Frame 1 (no input): blank canvas, image omitted
Frame 60 (no input): blank canvas, image omitted
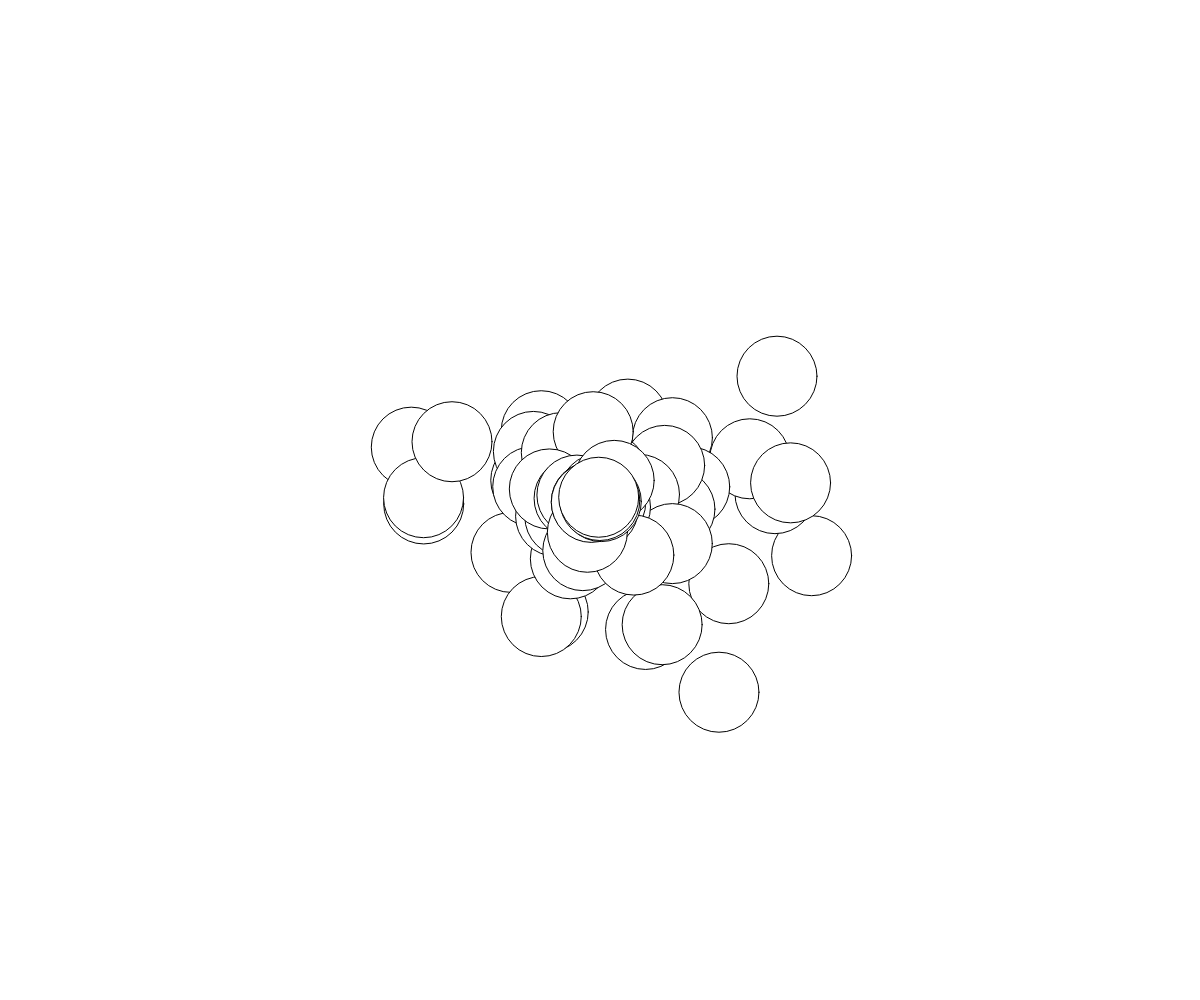
Frame 120 (the mouse pressed at the canvas centre since frame 60)

The p5.js sketch whose frames 1 and 60 were blank and that drew this single picture after the mouse press (run headless with seeded random() and noise() and a simulated clock; from frame 60 on, the mouse is pressed at the canvas centre):

// p5.js sketch
// ── sketch.js
const config = {
  damping: 0.3,   // Walls only
  maxBalls: 1000,
  maxSpeed: 5,
  enableGravity: false,
  gravity: [0, 1],
  enableCollision: false,
  spawnOnHold: true,
  spawnMode: 'randomDir',   // randomAcc, randomDir, popUp
};

const balls = [];
const ui = [];

function setup() {
  createCanvas(windowWidth, windowHeight);
}

function draw() {

  resizeCanvas(windowWidth, windowHeight);

  clear();

  balls.forEach( (ball, i) => {
    if (config.enableCollision) {
      ball.checkBallCollision(balls.slice(+i + 1));
    }
    ball.updatePhys();
    ball.draw();
  });

  if (config.spawnOnHold && mouseIsPressed) {
    balls.push(new Ball(createVector(mouseX, mouseY)));
  }

  while (balls.length > config.maxBalls) {
    balls.shift();
  }

}

function mousePressed() {
  balls.push(new Ball(createVector(mouseX, mouseY)));
}

// ── ball.js
class Ball {

  grav = [0, 1];
  initialVel = 15;
  radius = 40;
  mass = 40;

  constructor(pos) {
    this.pos = pos;

    switch(config.spawnMode) {
      case 'randomAcc':
        this.vel = createVector(0, 0);
        this.acc = p5.Vector.random2D();
        break;
      case 'randomDir':
        this.vel = p5.Vector.random2D().mult(random(0.1, config.maxSpeed));
        this.acc = createVector(0, 0);
        break;
      case 'popUp':
          this.vel = createVector( this.initialVel * (0.5 - Math.random()), -this.initialVel );
          this.acc = createVector(0, 0);
          break;
    }

  }

  draw() {
    fill(255);
    circle(this.pos.x, this.pos.y, 2 * this.radius);
  }

  updatePhys() {
    if (config.enableGravity) {
      this.vel.add(config.gravity);
    }
    this.vel.add(this.acc);
    this.pos.add(this.vel);
    this.checkWallCollision();
  }

  checkWallCollision() {
    if ( (this.pos.x - this.radius < 0 && this.vel.x < 0) || (this.pos.x + this.radius > width && this.vel.x > 0) ) {
      this.vel.x *= -1;
      // this.vel.x -= this.vel.x * config.damping;
    }
    if ( (this.pos.y - this.radius < 0 && this.vel.y < 0) || (this.pos.y + this.radius > height && this.vel.y > 0) ) {
      this.vel.y *= -1;
      // this.vel.y -= this.vel.y * config.damping;
    }
  }

  collide(partner) {
    const u1 = this.vel;
    const u2 = partner.vel;
    const m1 = this.mass;
    const m2 = partner.mass;
    this.vel = ( p5.Vector.mult(u1, (m1 - m2)).add(p5.Vector.mult(u2, 2 * m2)) ).div(m1 + m2);
    partner.vel = ( p5.Vector.mult(u2, (m2 - m1)).add(p5.Vector.mult(u1, 2 * m1)) ).div(m1 + m2);
  }

  checkBallCollision(partners) {
    partners.forEach( partner => {
      if (this.pos.dist(partner.pos) < this.radius + partner.radius) {
        this.collide(partner);
      }
    });
  }
}
// ── ui.js
// ----------------------- UI Element Classes -----------------------
class UiElement {
  constructor(variableName) {
    this.variableName = variableName;
    this.index = ui.length + 1;
  }

  hide() {
    this.element.hide();
  }

  show() {
    this.element.show();
  }

  drawCaption(caption) {
    noStroke();
    fill(config.uiColour);
    text(caption, this.captionPosition.x, this.captionPosition.y);
  }
}


class Slider extends UiElement {
  constructor(variableName, minVal, maxVal, step = 1) {
    super(variableName);
    this.element = createSlider(minVal, maxVal, config[variableName], step);
    this.element.position(20, 20 * this.index);
    this.captionPosition = createVector(this.element.x * 2 + this.element.width, this.element.y + 15);
  }

  update() {
    config[this.variableName] = this.element.value();
  }

  draw() {
    this.drawCaption(`${this.variableName}: ${this.element.value()}`);
  }

  setValue(value) {
    this.element.value(value);
  }
}


class Checkbox extends UiElement {
  constructor(variableName) {
    super(variableName);
    this.element = createCheckbox('', config[variableName]);
    this.element.position(130, 20 * this.index);
    this.captionPosition = createVector(this.element.x + 40, this.element.y + 15);
  }

  invertCheck() {
    this.element.checked(false);
  }

  update() {
    config[this.variableName] = this.element.checked();
  }

  draw() {
    this.drawCaption(`${this.variableName}`);
  }

  setValue(value) {
    this.element.checked(value);
  }
}


class ColourPicker extends UiElement {
  constructor(variableName) {
    super(variableName);
    // noStroke();
    this.element = createColorPicker(config[variableName]);
    this.element.input( () => config[this.variableName] = this.element.color() );
    this.element.position(100, 20 * this.index);
    this.captionPosition = createVector(this.element.x + 70, this.element.y + 15);
  }

  update() {
    // config[this.variableName] = this.element.color();
  }

  draw() {
    this.drawCaption(`${this.variableName}`);
  }

  setValue(value) {
    this.element.color(color(value));
    console.log(this.element.color);
    console.log(this.element.color());
  }
}


// ----------------------- Key Bindings -----------------------
function keyPressed() {

  switch (keyCode) {
    case 90: // Hide UI on z
      config.hideUI = !config.hideUI;
      if (config.hideUI) {
        ui.forEach( elem => elem.hide() );
      } else {
        ui.forEach( elem => elem.show() );
      }
      break;

    case 88: // Enable gravity on x
      setConfigValue('enableGravity', !config.enableGravity);
      break;
    
    case 67: // Clear balls on c
      balls.length = 0;
      break;

    case 70: // Fullscreen on f
      fullscreen(!fullscreen());
      break;

    case 191: // Show controls on ?
      alert(`
      Mouse   Spawn Balls
      Z            Toggle UI
      X            Toggle Gravity
      C            Clear Balls
      `);
  }

}



// ----------------------- Helper Functions -----------------------
const applyPreset = (index) => {
  let preset = presets[index];
  if (!preset) { return; }
  for (let variableName in preset) {
    let value = preset[variableName];
    setConfigValue(variableName, value);
  }
}

const setConfigValue = (variableName, value) => {
  let uiElement = ui.filter( elem => elem.variableName == variableName );
  if (uiElement.length > 0) {
    uiElement.forEach( elem => elem.setValue(value) );
  } else {
    config[variableName] = value;
  }
}
